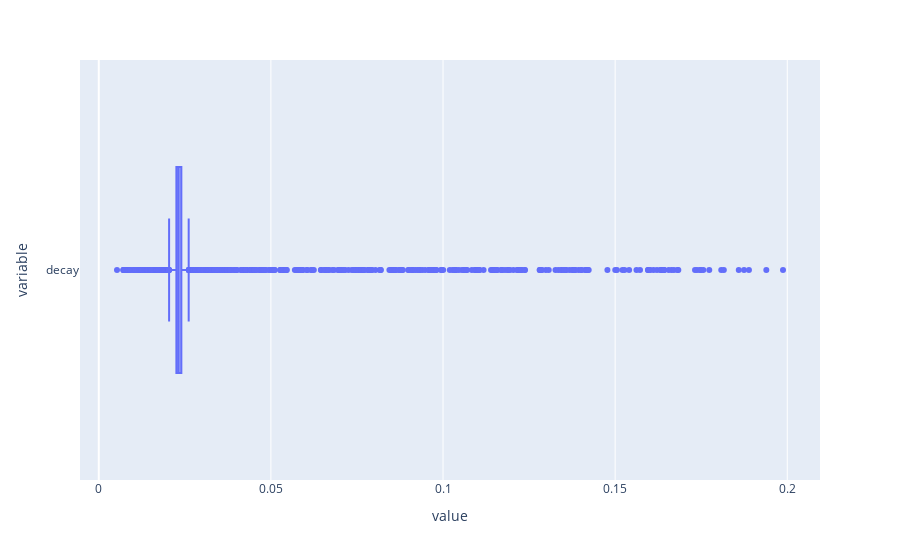

Notebook code for this chart:
### Code cell
px.box(data_frame=df_outlier_rm, x=['decay'])

### Figure 1 — Plotly figure (JSON) as saved in the notebook; plotly's stock layout.template omitted (floating-point values rounded to 4 significant figures; data arrays with more than 128 entries replaced by an {"elided": "..."} marker saying what was removed)
{"data": [{"alignmentgroup": "True", "hovertemplate": "value=%{x}<br>variable=%{y}<extra></extra>", "legendgroup": "", "marker": {"color": "#636efa"}, "name": "", "notched": false, "offsetgroup": "", "orientation": "h", "showlegend": false, "type": "box", "x": {"elided": "3418 float values"}, "x0": " ", "xaxis": "x", "y": {"elided": "3418 str values"}, "y0": " ", "yaxis": "y"}], "layout": {"autosize": true, "boxmode": "group", "legend": {"tracegroupgap": 0}, "margin": {"t": 60}, "xaxis": {"anchor": "y", "autorange": true, "domain": [0, 1], "range": [-0.005449, 0.2095], "title": {"text": "value"}, "type": "linear"}, "yaxis": {"anchor": "x", "autorange": true, "domain": [0, 1], "range": [-0.5, 0.5], "title": {"text": "variable"}, "type": "category"}}}
